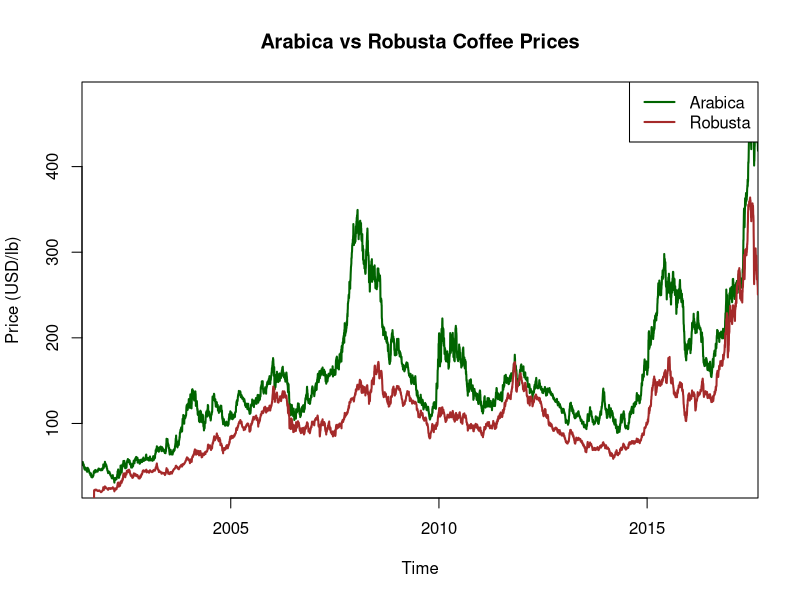

Write R code to recreate this figure.
##########################################################################################################
#                                   PRE-VAR ANALYSIS
##########################################################################################################

# Load libraries
library(readr)
library(dplyr)

# Read your CSV file (replace with your actual file path)
coffee_data <- read_csv("Raw_Data/combined_coffee_price_index.csv")

# Convert Date to Date class
coffee_data <- coffee_data %>%
  mutate(Date = as.Date(Date, format = "%Y-%m-%d"))

# Filter out rows where either price is NA (align start date)
coffee_data_aligned <- coffee_data %>%
  filter(!is.na(Price_Arabica) & !is.na(Price_Robusta))

# Check start and end date
start_date <- min(coffee_data_aligned$Date)
end_date <- max(coffee_data_aligned$Date)
cat("Data starts on:", start_date, "\nData ends on:", end_date, "\n")

# Create numeric time index from start date (for daily data)
coffee_data_aligned <- coffee_data_aligned %>%
  arrange(Date) %>%
  mutate(TimeIndex = as.numeric(Date - start_date) + 1)

# Convert prices to time series objects
arabica_ts <- ts(coffee_data_aligned$Price_Arabica,
                 start = c(as.numeric(format(start_date, "%Y")),
                           as.numeric(format(start_date, "%j"))),  # day of year
                 frequency = 365)

robusta_ts <- ts(coffee_data_aligned$Price_Robusta,
                 start = c(as.numeric(format(start_date, "%Y")),
                           as.numeric(format(start_date, "%j"))),
                 frequency = 365)

# Save a wider plot as PNG
png("Processed_Data/coffee_prices_wide_plot.png", width = 1200, height = 600)

# Plot Arabica prices
plot(arabica_ts, type = "l", col = "darkgreen", lwd = 2,
     ylab = "Price (USD/lb)", xlab = "Time",
     main = "Arabica vs Robusta Coffee Prices",
     xaxs = "i")

# Add Robusta prices line
lines(robusta_ts, col = "brown", lwd = 2)

# Add legend
legend("topright", legend = c("Arabica", "Robusta"),
       col = c("darkgreen", "brown"), lty = 1, lwd = 2)

# Close the PNG device to save the file
dev.off()